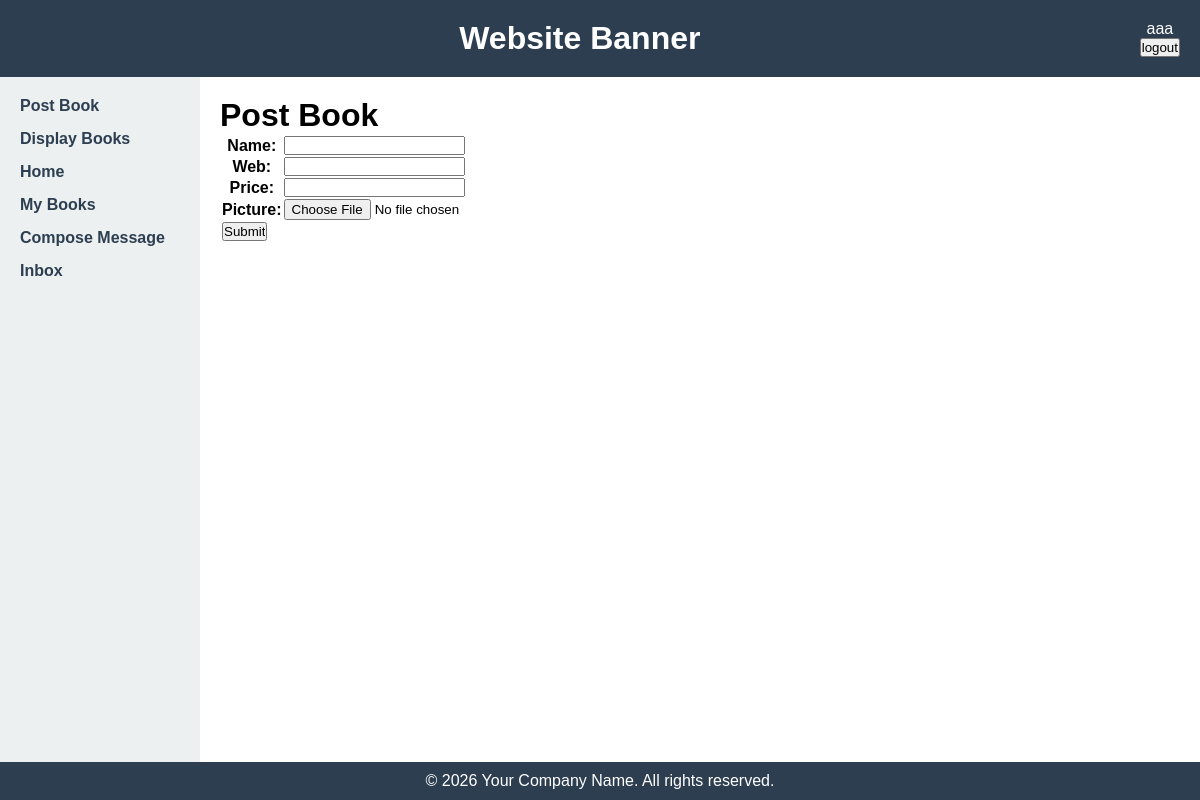
Screenshot of /postbook/ (signed in) with the database file from the repository.
### bookMng/models.py (models this page shows, shortened)
class MainMenu(models.Model):
    item = models.CharField(max_length=300, unique=True)
    link = models.CharField(max_length=300, unique=True)

### bookMng/views.py (the view)
# urls.py: path("postbook/", views.postbook, name="postbook"),
@login_required
def postbook(request):
    submitted = False
    if request.method == "POST":
        form = BookForm(request.POST, request.FILES)
        if form.is_valid():
            book = form.save(commit=False)
            try:
                book.username = request.user
            except Exception:
                pass
            book.save()
            return HttpResponseRedirect(
                str(reverse_lazy("postbook")) + "?submitted=True"
            )
    else:
        form = BookForm()
        if "submitted" in request.GET:
            submitted = True
    return render(
        request,
        "bookMng/postbook.html",
        {
            "form": form,
            "item_list": MainMenu.objects.all(),
            "submitted": submitted,
        },
    )

### bookMng/forms.py
class BookForm(ModelForm):
    class Meta:
        model = Book
        fields = [
            'name',
            'web',
            'price',
            'picture',
        ]

### bookEx/templates/bookMng/postbook.html (shortened to what this page needs)
{% extends "base.html" %}
{% load static %}
{% block sidenav %}
   {% for item in item_list %}
      <li>
        <a href="{{ item.link }}">  {{ item.item }} </a>
      </li>
   {% endfor %}
{% endblock sidenav %}
{% block content %}
  <h1>Post Book</h1>
  {% if submitted %}
      <h1> Post Book Successfully! </h1>
  {% else %}
    <form action="" enctype="multipart/form-data" method="post" novalidate>
      <table>
         {{ form.as_table }}
          <tr>
             <td>
                 <input type="submit" value="Submit">
             </td>
          </tr>
      </table>
     </form>
  {% endif %}
{% endblock content %}

### bookEx/templates/base.html (shortened to what this page needs)
{% load static %}
<!DOCTYPE html>
<html lang="en">
<head>
    <link href="{% static 'main.css' %}" rel="stylesheet" type="text/css">
    <link rel="stylesheet" href="{% static 'table_format.css' %}" type="text/css" />
    <link rel="stylesheet" href="{% static 'message_box.css' %}">
</head>
<body>
    <header class="banner">
        <span style="float: right;">
            {% if user.is_authenticated %}
               {{ user.username}}
               <form action="{% url 'logout' %}?next=/" method="post">
                   <button type="submit">logout</button>
               </form>
            {% else %}
               Not Logged in
               <a href="{% url 'login' %}?next=/">login</a>
            {% endif %}
        </span>
        <h1>Website Banner</h1>
    </header>
    <div class="container">
        <nav class="sidebar">
            <ul>
                {% block sidenav %}{% endblock sidenav %}
            </ul>
        </nav>
        <main class="content">
            {% block content %}{% endblock content %}
        </main>
    </div>
    <footer class="footer">
        <p>&copy; 2026 Your Company Name. All rights reserved.</p>
    </footer>
</body>
</html>

### bookEx/static/main.css (style rules this page uses)
* { margin: 0; padding: 0; box-sizing: border-box; }
body { font-family: Arial, sans-serif; min-height: 100vh; display: flex; flex-direction: column; }
.banner { background-color: #2c3e50; color: white; padding: 20px; text-align: center; }
.container { flex: 1; display: flex; }
.sidebar { width: 200px; background-color: #ecf0f1; padding: 20px; }
.sidebar ul { list-style: none; }
.sidebar li { margin-bottom: 15px; }
.sidebar a { text-decoration: none; color: #2c3e50; font-weight: bold; }
.content { flex: 1; padding: 20px; background-color: #ffffff; }
.footer { background-color: #2c3e50; color: white; text-align: center; padding: 10px; }

### rows the page displays
MainMenu: item "Post Book"
MainMenu: item "Display Books"
MainMenu: item "Home"
MainMenu: item "My Books"
MainMenu: item "Compose Message"
MainMenu: item "Inbox"

### other values shown
{{ user.username }} "aaa"
